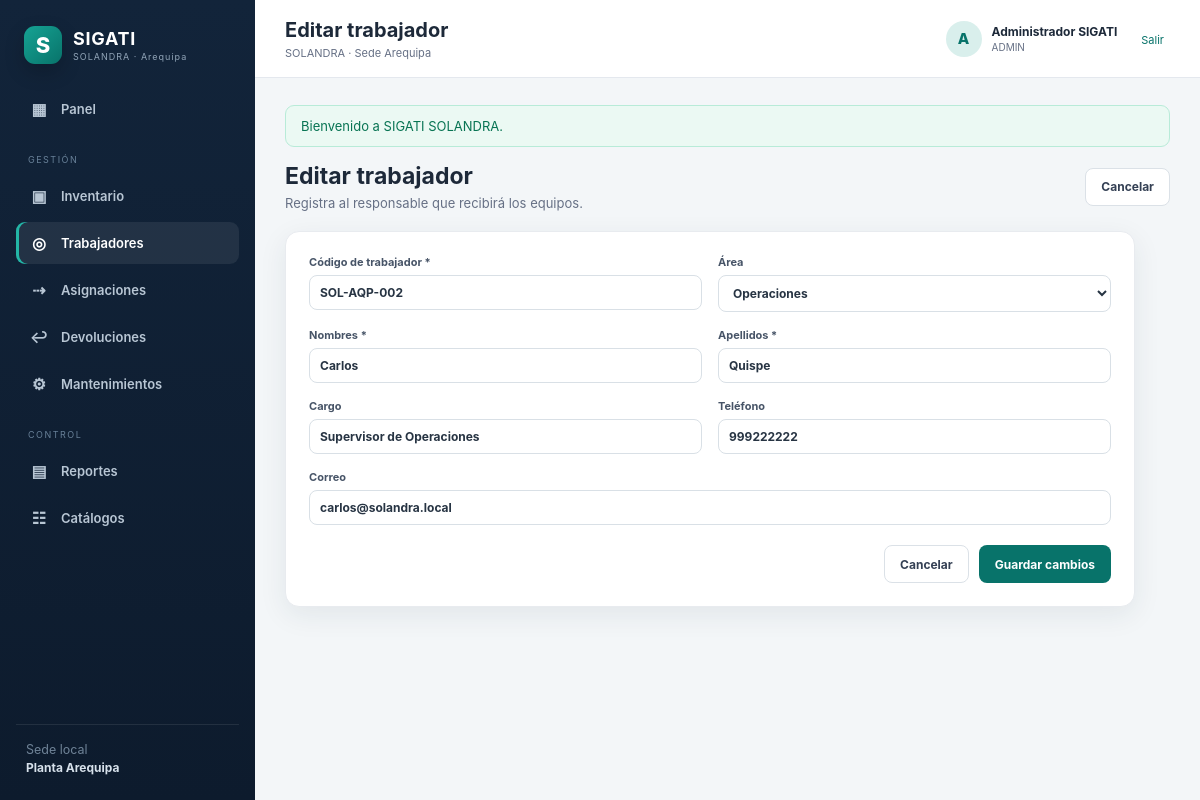
Screenshot of /sigati_solandra/public/trabajadores/2/edit (signed in) with the database file from the repository.
### tables this page shows
CREATE TABLE trabajadores (
  id INT UNSIGNED AUTO_INCREMENT PRIMARY KEY,
  employee_code VARCHAR(50) NOT NULL UNIQUE,
  first_name VARCHAR(100) NOT NULL,
  last_name VARCHAR(100) NOT NULL,
  email VARCHAR(150) NULL,
  phone VARCHAR(30) NULL,
  position VARCHAR(120) NULL,
  area_id INT UNSIGNED NULL,
  active TINYINT(1) NOT NULL DEFAULT 1,
  created_at TIMESTAMP NOT NULL DEFAULT CURRENT_TIMESTAMP,
  updated_at TIMESTAMP NULL DEFAULT CURRENT_TIMESTAMP ON UPDATE CURRENT_TIMESTAMP,
  INDEX ix_employees_name (last_name,first_name),
  CONSTRAINT fk_employees_area FOREIGN KEY (area_id) REFERENCES areas(id)
);

### app/Views/trabajadores.php (the view, shortened to what the rows shown need)
<?php
$mode = $mode ?? 'index';
$rows = $rows ?? [];
$q = $q ?? '';
$areas = $areas ?? [];
$item = $item ?? null;
?>
<?php if ($mode === 'index'): ?>
    <div class="page-actions">
        <div>
            <h2>Trabajadores</h2>
            <p>Personas que pueden recibir activos tecnológicos.</p>
        </div>
        <a class="btn btn-primary" href="<?= url('trabajadores/create') ?>">+ Nuevo trabajador</a>
    </div>
    <form class="filter-panel" method="get">
        <div class="field grow">
            <label>Buscar</label>
            <input name="q" value="<?= e($q) ?>" placeholder="Código, nombre o cargo">
        </div>
        <button class="btn btn-dark">Buscar</button>
    </form>
    <section class="panel table-panel">
        <div class="table-responsive">
            <table class="data-table">
                <thead>
                    <tr>
                        <th>Código</th>
                        <th>Trabajador</th>
                        <th>Cargo</th>
                        <th>Área</th>
                        <th>Contacto</th>
                        <th></th>
                    </tr>
                </thead>
                <tbody>
                    <?php foreach ($rows as $employee): ?>
                        <tr>
                            <td><strong><?= e($employee['employee_code']) ?></strong></td>
                            <td><strong><?= e($employee['first_name'].' '.$employee['last_name']) ?></strong></td>
                            <td><?= e($employee['position'] ?: '—') ?></td>
                            <td><?= e($employee['area_name'] ?: 'Sin área') ?></td>
                            <td>
                                <?= e($employee['email'] ?: '—') ?>
                                <small><?= e($employee['phone'] ?: '') ?></small>
                            </td>
                            <td class="text-right">
                                <a class="icon-btn" href="<?= url('trabajadores/'.$employee['id'].'/edit') ?>">
                                    Editar
                                </a>
                            </td>
                        </tr>
                    <?php endforeach; ?>
                    <?php if (!$rows): ?>
                        <tr>
                            <td colspan="6">
                                <div class="empty">No hay trabajadores registrados.</div>
                            </td>
                        </tr>
                    <?php endif; ?>
                </tbody>
            </table>
        </div>
    </section>
<?php else: ?>
    <?php $isEdit = !empty($item); ?>
    <div class="page-actions">
        <div>
            <h2><?= $isEdit ? 'Editar trabajador' : 'Nuevo trabajador' ?></h2>
            <p>Registra al responsable que recibirá los equipos.</p>
        </div>
        <a class="btn btn-light" href="<?= url('trabajadores') ?>">Cancelar</a>
    </div>
    <form
        class="form-card compact-card"
        method="post"
        action="<?= $isEdit ? url('trabajadores/'.$item['id']) : url('trabajadores') ?>"
    >
        <div class="form-grid cols-2">
            <label>
                Código de trabajador *
                <input
                    name="employee_code"
                    required
                    value="<?= e(old('employee_code', $item['employee_code'] ?? '')) ?>"
                >
            </label>
            <label>
                Área
                <select name="area_id">
                    <?php foreach ($areas as $area): ?>
                        <option
                            value="<?= $area['id'] ?>"
                            <?= selected(old('area_id', $item['area_id'] ?? ''), $area['id']) ?>
                        >
                            <?= e($area['name']) ?>
                        </option>
                    <?php endforeach; ?>
                </select>
            </label>
            <label>
                Nombres *
                <input name="first_name" required value="<?= e(old('first_name', $item['first_name'] ?? '')) ?>">
            </label>
            <label>
                Apellidos *
                <input name="last_name" required value="<?= e(old('last_name', $item['last_name'] ?? '')) ?>">
            </label>
            <label>
                Cargo
                <input name="position" value="<?= e(old('position', $item['position'] ?? '')) ?>">
            </label>
            <label>
                Teléfono
                <input name="phone" value="<?= e(old('phone', $item['phone'] ?? '')) ?>">
            </label>
            <label class="span-2">
                Correo
                <input type="email" name="email" value="<?= e(old('email', $item['email'] ?? '')) ?>">
            </label>
        </div>
        <div class="form-footer">
            <a class="btn btn-light" href="<?= url('trabajadores') ?>">Cancelar</a>
            <button class="btn btn-primary">
                <?= $isEdit ? 'Guardar cambios' : 'Registrar trabajador' ?>
            </button>
        </div>
    </form>
<?php endif; ?>

### app/Core/nucleo.php (shortened to what the rows shown need)
<?php
final class Config
{
    private static array $data = [];
    public static function get(string $key, mixed $default = null): mixed
    {
        [$file, $item] = array_pad(explode('.', $key, 2), 2, null);
        if (!isset(self::$data[$file])) {
            $path = dirname(__DIR__, 2).'/config/'.$file.'.php';
            self::$data[$file] = require $path;
        }
        return $item === null
            ? self::$data[$file]
            : (self::$data[$file][$item] ?? $default);
    }
}
final class DB
{
    private static ?PDO $pdo = null;
    public static function pdo(): PDO
    {
        if (self::$pdo instanceof PDO) {
            return self::$pdo;
        }
        $config = Config::get('database');
        $dsn = sprintf(
            'mysql:host=%s;port=%s;dbname=%s;charset=%s',
            $config['host'],
            $config['port'],
            $config['database'],
            $config['charset']
        );
        self::$pdo = new PDO($dsn, $config['username'], $config['password'], [
            PDO::ATTR_ERRMODE => PDO::ERRMODE_EXCEPTION,
            PDO::ATTR_DEFAULT_FETCH_MODE => PDO::FETCH_ASSOC,
            PDO::ATTR_EMULATE_PREPARES => false,
        ]);
        return self::$pdo;
    }
}
final class View
{
    public static function render(string $view, array $data = [], string $layout = 'plantilla'): void
    {
        $file = dirname(__DIR__).'/Views/'.$view.'.php';
        extract($data, EXTR_SKIP);
        require $file;
    }
}
abstract class Controller
{
    protected function view(string $view, array $data = [], string $layout = 'plantilla'): void
    {
        View::render($view, $data, $layout);
    }
}
final class Router
{
    private array $routes = [];
    public function get(string $path, array $handler): void
    {
        $this->routes[] = ['GET', $path, $handler];
    }
    public function post(string $path, array $handler): void
    {
        $this->routes[] = ['POST', $path, $handler];
    }
    public function dispatch(): void
    {
        $method = $_SERVER['REQUEST_METHOD'];
        $uri = parse_url($_SERVER['REQUEST_URI'], PHP_URL_PATH) ?: '/';
        $base = rtrim((string) Config::get('app.base_url'), '/');
        if ($base !== '' && str_starts_with($uri, $base)) {
            $uri = substr($uri, strlen($base));
        }
        $uri = '/'.trim($uri, '/');
        foreach ($this->routes as [$routeMethod, $path, $handler]) {
            if ($routeMethod !== $method) {
                continue;
            }
            $pattern = '#^'.preg_replace(
                '#\{[a-zA-Z_][a-zA-Z0-9_]*\}#',
                '([^/]+)',
                rtrim($path, '/')
            ).'/?$#';
            if (preg_match($pattern, $uri, $matches)) {
                array_shift($matches);
                [$class, $action] = $handler;
                (new $class())->$action(...$matches);
                return;
            }
        }
    }
}

### rows the page displays
trabajadores: employee_code "SOL-AQP-002", first_name "Carlos", last_name "Quispe", position "Supervisor de Operaciones", phone "999222222", email "carlos@solandra.local"

### other values shown
$flash['message'] "Bienvenido a SIGATI SOLANDRA."
form field area_id "Operaciones"
